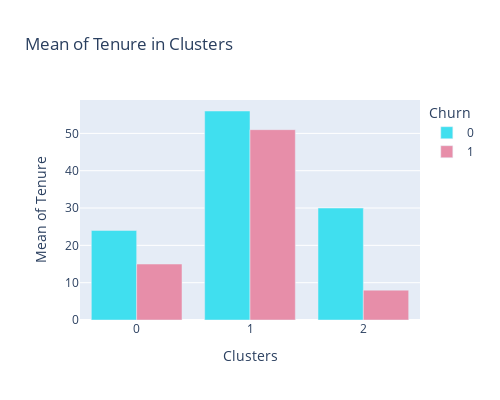

The notebook cell this image was saved under:
### Code cell
import plotly.express as px
import plotly.offline as pyo

# Set Plotly to work in offline mode
pyo.init_notebook_mode(connected=True)

fig = px.bar(
    agg_df_tenure, x='Clusters', y='mean',
    color=agg_df_tenure['Churn'].astype(str),
    width=500, height=400,
    color_discrete_map={'0': color_0_1[0], '1': color_0_1[1]},
    barmode='group',  # Set the bar mode to 'group' for grouped bars
    title='Mean of Tenure in Clusters',
    labels={'mean': 'Mean of Tenure', 'color': 'Churn'}
)

# Display the plot
fig

### Figure 1 — Plotly figure (JSON) as saved in the notebook; plotly's stock layout.template omitted (floating-point values rounded to 4 significant figures)
{"data": [{"alignmentgroup": "True", "hovertemplate": "Churn=0<br>Clusters=%{x}<br>Mean of Tenure=%{y}<extra></extra>", "legendgroup": "0", "marker": {"color": "#40DFEF", "pattern": {"shape": ""}}, "name": "0", "offsetgroup": "0", "orientation": "v", "showlegend": true, "textposition": "auto", "type": "bar", "x": [0, 1, 2], "xaxis": "x", "y": [24, 56, 30], "yaxis": "y"}, {"alignmentgroup": "True", "hovertemplate": "Churn=1<br>Clusters=%{x}<br>Mean of Tenure=%{y}<extra></extra>", "legendgroup": "1", "marker": {"color": "#E78EA9", "pattern": {"shape": ""}}, "name": "1", "offsetgroup": "1", "orientation": "v", "showlegend": true, "textposition": "auto", "type": "bar", "x": [0, 1, 2], "xaxis": "x", "y": [15, 51, 8], "yaxis": "y"}], "layout": {"barmode": "group", "height": 400, "legend": {"title": {"text": "Churn"}, "tracegroupgap": 0}, "title": {"text": "Mean of Tenure in Clusters"}, "width": 500, "xaxis": {"anchor": "y", "domain": [0, 1], "title": {"text": "Clusters"}}, "yaxis": {"anchor": "x", "domain": [0, 1], "title": {"text": "Mean of Tenure"}}}}
